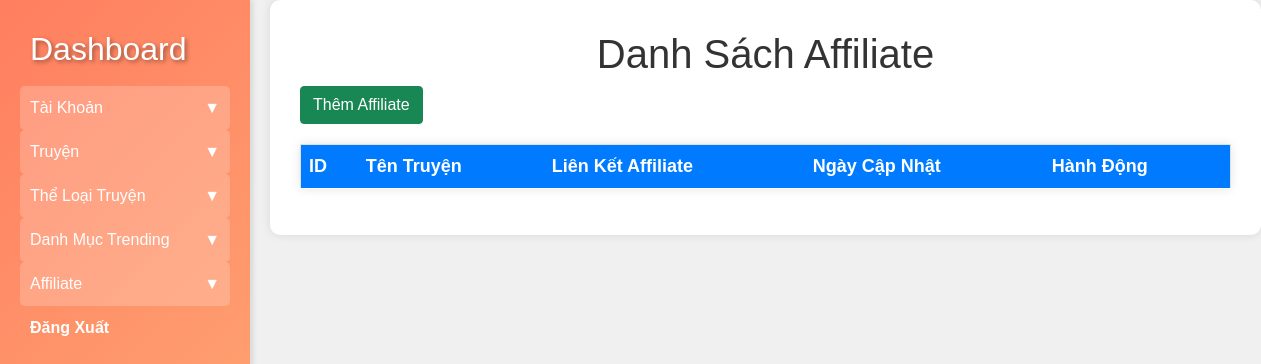
The page /admin/affiliate/index.php on the database as committed earlier.
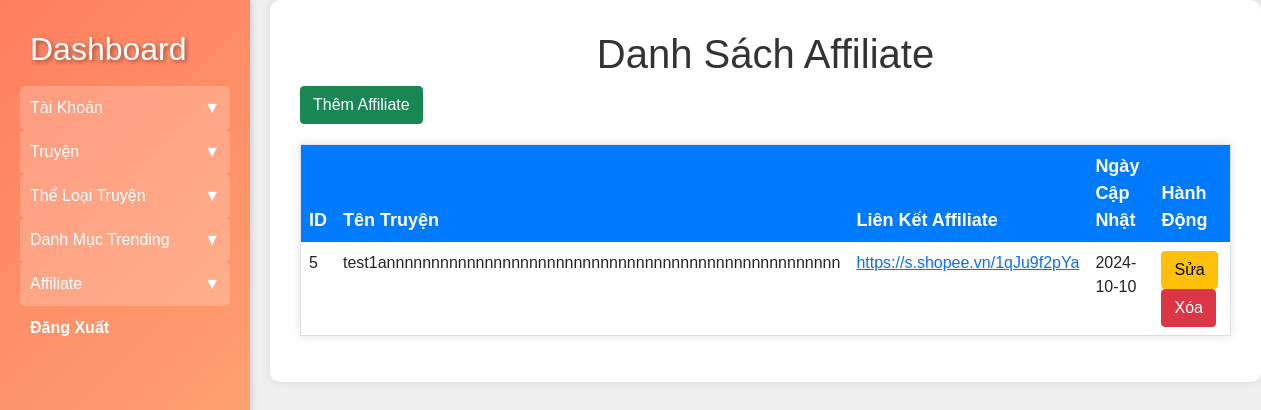
The same page on the database as committed later.
### tables this page shows
CREATE TABLE `manga_affiliate` (
  `aff_id` int(11) NOT NULL,
  `manga_id` int(11) NOT NULL,
  `aff_link` varchar(255) NOT NULL,
  `update_at` date NOT NULL,
  `product_name` varchar(200) NOT NULL
);

CREATE TABLE `manga` (
  `manga_id` int(11) NOT NULL,
  `manga_name` varchar(200) NOT NULL,
  `view_number` int(11) NOT NULL DEFAULT 0,
  `description` text NOT NULL,
  `manga_content` text NOT NULL,
  `type_id` int(11) NOT NULL,
  `marked` tinyint(1) NOT NULL DEFAULT 0,
  `update_at` datetime NOT NULL DEFAULT current_timestamp(),
  `imgurl` varchar(100) NOT NULL,
  `author` varchar(100) NOT NULL DEFAULT 'admin',
  `nomination_number` int(11) NOT NULL DEFAULT 0,
  `trending_id` int(11) UNSIGNED DEFAULT NULL
);

### admin/affiliate/index.php (the view, shortened to what this page needs)
<?php
include '../config/db_connection.php';
$query = "SELECT a.aff_id, a.manga_id, m.manga_name, a.aff_link, a.update_at
          FROM manga_affiliate a
          JOIN manga m ON a.manga_id = m.manga_id";
$result = $conn->query($query);
?>
<!DOCTYPE html>
<html lang="en">
<head>
    <link rel="stylesheet" href="../../assets/css/styles.css">
    <link href="https://cdn.jsdelivr.net/npm/bootstrap@5.0.2/dist/css/bootstrap.min.css" rel="stylesheet">
</head>
<body>
    <div class="sidebar">
        <a href="../index.php">
            <h2>Dashboard</h2>
        </a>
        <div class="toggle-btn" onclick="toggleMenu('accounts-menu')">
            <span>Tài Khoản</span>
            <span>&#9660;</span>
        </div>
        <div class="toggle-btn" onclick="toggleMenu('manga-menu')">
            <span>Truyện</span>
            <span>&#9660;</span>
        </div>
        <div class="toggle-btn" onclick="toggleMenu('manga-type-menu')">
            <span>Thể Loại Truyện</span>
            <span>&#9660;</span>
        </div>
        <div class="toggle-btn" onclick="toggleMenu('trending-menu')">
            <span>Danh Mục Trending</span>
            <span>&#9660;</span>
        </div>
        <div class="toggle-btn" onclick="toggleMenu('aff-menu')">
            <span>Affiliate</span>
            <span>&#9660;</span>
        </div>
        <a href="../logout.php">Đăng Xuất</a>
    </div>
    <div class="content">
        <h1>Danh Sách Affiliate</h1>
        <a href="create.php" class="btn btn-success">Thêm Affiliate</a>
        <table class="table" border="1">
            <thead>
                <tr>
                    <th>ID</th>
                    <th>Tên Truyện</th>
                    <th>Liên Kết Affiliate</th>
                    <th>Ngày Cập Nhật</th>
                    <th>Hành Động</th>
                </tr>
            </thead>
            <tbody>
                <?php while ($row = $result->fetch_assoc()): ?>
                    <tr>
                        <td><?= $row['aff_id'] ?></td>
                        <td><?= $row['manga_name'] ?></td>
                        <td><a href="<?= $row['aff_link'] ?>" target="_blank"><?= $row['aff_link'] ?></a></td>
                        <td><?= $row['update_at'] ?></td>
                        <td>
                            <a href="edit.php?id=<?= $row['aff_id'] ?>&manga_id=<?= $row['manga_id'] ?>&manga_name=<?= $row['manga_name'] ?>" class="btn btn-warning">Sửa</a>
                            <a href="delete.php?id=<?= $row['aff_id'] ?>" onclick="return confirm('Are you sure?')" class="btn btn-danger">Xóa</a>
                        </td>
                    </tr>
                <?php endwhile; ?>
            </tbody>
        </table>
    </div>
</body>
</html>

Rows that differ between the two databases and show on the page:
added manga_affiliate: aff_id "5", manga.manga_name "test1annnnnnnnnnnnnnnnnnnnnnnnnnnnnnnnnnnnnnnnnnnnnnnnnnn", aff_link "https://s.shopee.vn/1qJu9f2pYa", update_at "2024-10-10"
